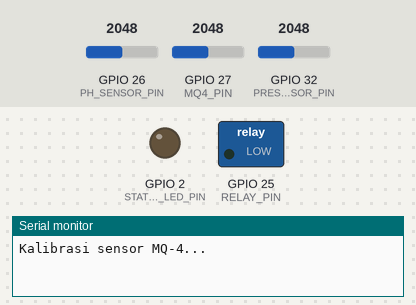
A program run on a simulated ESP32. Shown: switched loads named in the program (green lamp = pin HIGH), output pins drawn as LEDs (lit = HIGH), the last lines printed to the serial monitor. The inputs (shaded band) are chosen by the test bench; at power-on: GPIO 26 (PH_SENSOR_PIN) = 2048, GPIO 27 (MQ4_PIN) = 2048, GPIO 32 (PRESSURE_SENSOR_PIN) = 2048. Nothing arrives over Bluetooth unless stated; a phone connects over Bluetooth LE 3 s after start.

Above: at 0.1 s.
At 7.6 s:
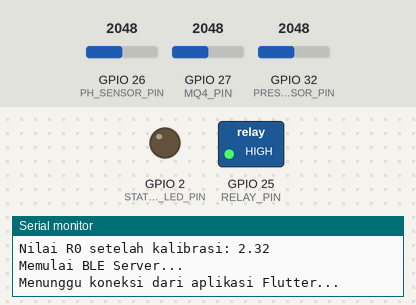
At 10.6 s:
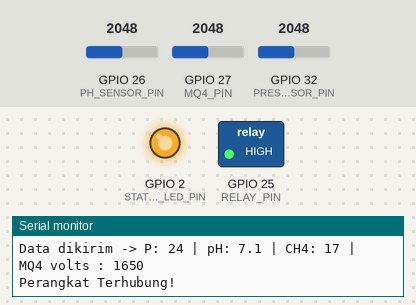
Timing chart, 0 to 12.1 s (numbered marks = the images above):
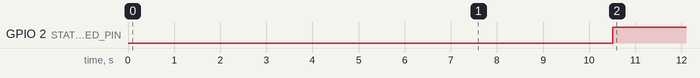

The program:

main.cpp
```cpp
#include <BLEDevice.h>
#include <BLEServer.h>
#include <BLEUtils.h>
#include <BLE2902.h>
#include <Arduino.h>
#include <DHT.h>

const float RL_VALUE = 10.0;

const float RO_CLEAN_AIR_FACTOR = 4.4;

float R0 = 10.0;

float calibration_value = 21.34 - 5.0 + 0.15;
unsigned long int avgval;
int buffer_arr[10], temp;

#define bleServerName "ESP32_Sensor"

#define STATUS_LED_PIN 2
#define RELAY_PIN 25
#define PH_SENSOR_PIN 26
#define MQ4_PIN 27
#define PRESSURE_SENSOR_PIN 32

#define SERVICE_UUID "19b10000-e8f2-537e-4f6c-d104768a1214"
#define PRESSURE_CHAR_UUID "19b10001-e8f2-537e-4f6c-d104768a1214"
#define PH_CHAR_UUID "19b10002-e8f2-537e-4f6c-d104768a1214"
#define METHANE_CHAR_UUID "19b10003-e8f2-537e-4f6c-d104768a1214"
#define HUMIDITY_CHAR_UUID "19b10004-e8f2-537e-4f6c-d104768a1214"

BLEServer *pServer = NULL;
BLECharacteristic *pCharacteristicPressure = NULL;
BLECharacteristic *pCharacteristicPh = NULL;
BLECharacteristic *pCharacteristicMethane = NULL;
BLECharacteristic *pCharacteristicHumidity = NULL;

bool deviceConnected = false;
bool oldDeviceConnected = false;

int pressureValue = 0;
float phValue = 0;
int methaneValue = 0;

class MyServerCallbacks : public BLEServerCallbacks
{
  void onConnect(BLEServer *pServer)
  {
    deviceConnected = true;
    Serial.println("Perangkat Terhubung!");
    digitalWrite(STATUS_LED_PIN, HIGH);
  };

  void onDisconnect(BLEServer *pServer)
  {
    deviceConnected = false;
    Serial.println("Perangkat Terputus!");
    digitalWrite(STATUS_LED_PIN, LOW);
  }
};

float ph_act()
{
  for (int i = 0; i < 10; i++)
  {
    buffer_arr[i] = analogRead(PH_SENSOR_PIN);
    delay(30);
  }

  for (int i = 0; i < 9; i++)
  {
    for (int j = i + 1; j < 10; j++)
    {
      if (buffer_arr[i] > buffer_arr[j])
      {
        temp = buffer_arr[i];
        buffer_arr[i] = buffer_arr[j];
        buffer_arr[j] = temp;
      }
    }
  }

  avgval = 0;
  for (int i = 2; i < 8; i++)
    avgval += buffer_arr[i];

  // Konversi ke voltase ESP32
  float volt = (float)avgval * 3.3 / 4095.0 / 6;
  return (-5.70 * volt + calibration_value);
}

// MQ-4

float readMQ4Voltage(int pin)
{
  int ADCValue = analogRead(pin);
  float ADCVoltage = (ADCValue / 4095.0) * 3.3;

  float voltage = ADCVoltage * 1.5;

  return voltage;
}

float countRs(float voltage)
{
  if (voltage <= 0.0)
    return 99999.0;
  return ((5.0 - voltage) / voltage) * RL_VALUE;
}

// Fungsi untuk kalibrasi (mencari nilai R0)
float calibrateMQ4()
{
  float RsTotal = 0;
  int sampleCount = 75;

  for (int i = 0; i < sampleCount; i++)
  {
    float voltage = readMQ4Voltage(MQ4_PIN);
    RsTotal += countRs(voltage);
    delay(100);
  }

  float RsEverage = RsTotal / sampleCount;

  return RsEverage / RO_CLEAN_AIR_FACTOR;
}

float readMethanePPM()
{
  float voltage = readMQ4Voltage(MQ4_PIN);
  float Rs = countRs(voltage);
  float ratio = Rs / R0;

  float logPPM = (-2.73 * log10(ratio)) + 3.0;
  float ppm = pow(10, logPPM);

  return ppm;
}

void setup()
{
  Serial.begin(9600);

  Serial.println("Kalibrasi sensor MQ-4...");
  R0 = calibrateMQ4();
  Serial.print("Nilai R0 setelah kalibrasi: ");
  Serial.println(R0);

  Serial.println("Memulai BLE Server...");

  pinMode(STATUS_LED_PIN, OUTPUT);
  pinMode(RELAY_PIN, OUTPUT);
  pinMode(PH_SENSOR_PIN, INPUT);
  pinMode(MQ4_PIN, INPUT);
  pinMode(PRESSURE_SENSOR_PIN, INPUT);
  digitalWrite(RELAY_PIN, HIGH);
  digitalWrite(STATUS_LED_PIN, LOW);

  BLEDevice::init(bleServerName);

  pServer = BLEDevice::createServer();
  pServer->setCallbacks(new MyServerCallbacks());

  BLEService *pService = pServer->createService(SERVICE_UUID);

  pCharacteristicPressure = pService->createCharacteristic(
      PRESSURE_CHAR_UUID,
      BLECharacteristic::PROPERTY_NOTIFY);
  pCharacteristicPh = pService->createCharacteristic(
      PH_CHAR_UUID,
      BLECharacteristic::PROPERTY_NOTIFY);
  pCharacteristicMethane = pService->createCharacteristic(
      METHANE_CHAR_UUID,
      BLECharacteristic::PROPERTY_NOTIFY);

  pCharacteristicPressure->addDescriptor(new BLE2902());
  pCharacteristicPh->addDescriptor(new BLE2902());
  pCharacteristicMethane->addDescriptor(new BLE2902());

  pService->start();

  BLEAdvertising *pAdvertising = BLEDevice::getAdvertising();
  pAdvertising->addServiceUUID(SERVICE_UUID);
  pAdvertising->setScanResponse(true);
  pAdvertising->setMinPreferred(0x06);
  pAdvertising->setMinPreferred(0x12);
  BLEDevice::startAdvertising();

  Serial.println("Menunggu koneksi dari aplikasi Flutter...");
}

void loop()
{
  pressureValue = (analogReadMilliVolts(PRESSURE_SENSOR_PIN) - 290) / 55;
  phValue = ph_act();
  methaneValue = readMethanePPM();

  String pressureStr = String(pressureValue);
  String phStr = String(phValue, 1);
  String methaneStr = String(methaneValue);

  Serial.println("Data dikirim -> P: " + pressureStr + " | pH: " + phStr + " | CH4: " + methaneStr + " | MQ4 volts : " + String(analogReadMilliVolts(MQ4_PIN)));

  if (pressureValue < 0)
  {
    pressureValue = 0;
  }

  if (pressureValue <= 3)
  {
    if (methaneValue >= 30)
    {
      digitalWrite(RELAY_PIN, LOW);
    }
    else
    {
      digitalWrite(RELAY_PIN, HIGH);
    }
  }
  else
  {
    digitalWrite(RELAY_PIN, HIGH);
  }

  if (deviceConnected)
  {
    pCharacteristicPressure->setValue(pressureStr.c_str());
    pCharacteristicPh->setValue(phStr.c_str());
    pCharacteristicMethane->setValue(methaneStr.c_str());
    pCharacteristicPressure->notify();
    pCharacteristicPh->notify();
    pCharacteristicMethane->notify();
  }

  if (!deviceConnected && oldDeviceConnected)
  {
    pServer->startAdvertising();
    Serial.println("Mulai memancarkan sinyal Bluetooth lagi...");
    oldDeviceConnected = deviceConnected;
  }

  if (deviceConnected && !oldDeviceConnected)
  {
    oldDeviceConnected = deviceConnected;
  }
  delay(100);
}
```

Measured:
- by itself, GPIO 2 (STATUS_LED_PIN): LOW → HIGH at 10.5 s
